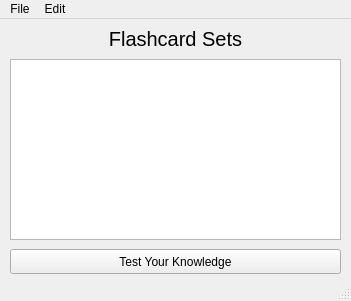
<?xml version="1.0" encoding="UTF-8"?>
<ui version="4.0">
 <class>MainWindow</class>
 <widget class="QMainWindow" name="MainWindow">
  <property name="geometry">
   <rect>
    <x>0</x>
    <y>0</y>
    <width>351</width>
    <height>301</height>
   </rect>
  </property>
  <property name="windowTitle">
   <string>QFlashcards</string>
  </property>
  <widget class="QWidget" name="centralwidget">
   <widget class="QListWidget" name="flashcardSetsList">
    <property name="geometry">
     <rect>
      <x>10</x>
      <y>40</y>
      <width>331</width>
      <height>181</height>
     </rect>
    </property>
   </widget>
   <widget class="QLabel" name="label">
    <property name="geometry">
     <rect>
      <x>10</x>
      <y>-1</y>
      <width>331</width>
      <height>41</height>
     </rect>
    </property>
    <property name="font">
     <font>
      <family>Ubuntu</family>
      <pointsize>15</pointsize>
      <weight>50</weight>
      <bold>false</bold>
     </font>
    </property>
    <property name="text">
     <string>Flashcard Sets</string>
    </property>
    <property name="alignment">
     <set>Qt::AlignCenter</set>
    </property>
   </widget>
   <widget class="QPushButton" name="testButton">
    <property name="geometry">
     <rect>
      <x>10</x>
      <y>230</y>
      <width>331</width>
      <height>25</height>
     </rect>
    </property>
    <property name="text">
     <string>Test Your Knowledge</string>
    </property>
   </widget>
  </widget>
  <widget class="QStatusBar" name="statusbar"/>
  <widget class="QMenuBar" name="menubar">
   <property name="geometry">
    <rect>
     <x>0</x>
     <y>0</y>
     <width>351</width>
     <height>22</height>
    </rect>
   </property>
   <widget class="QMenu" name="menuFile">
    <property name="title">
     <string>File</string>
    </property>
    <addaction name="actionNew_Flashcard_Set"/>
   </widget>
   <widget class="QMenu" name="menuEdit">
    <property name="title">
     <string>Edit</string>
    </property>
    <addaction name="actionAdd_Flashcards"/>
    <addaction name="actionRemove_Flashcard_Set"/>
   </widget>
   <addaction name="menuFile"/>
   <addaction name="menuEdit"/>
  </widget>
  <action name="actionAdd_Flashcards">
   <property name="text">
    <string>Edit Flashcard Set</string>
   </property>
  </action>
  <action name="actionEdit_Flashcard_Set">
   <property name="text">
    <string>Edit Flashcard Set</string>
   </property>
  </action>
  <action name="actionNew_Flashcard_Set">
   <property name="text">
    <string>New Flashcard Set</string>
   </property>
  </action>
  <action name="actionRemove_Flashcard_Set">
   <property name="text">
    <string>Remove Flashcard Set</string>
   </property>
  </action>
 </widget>
 <resources/>
 <connections/>
</ui>
